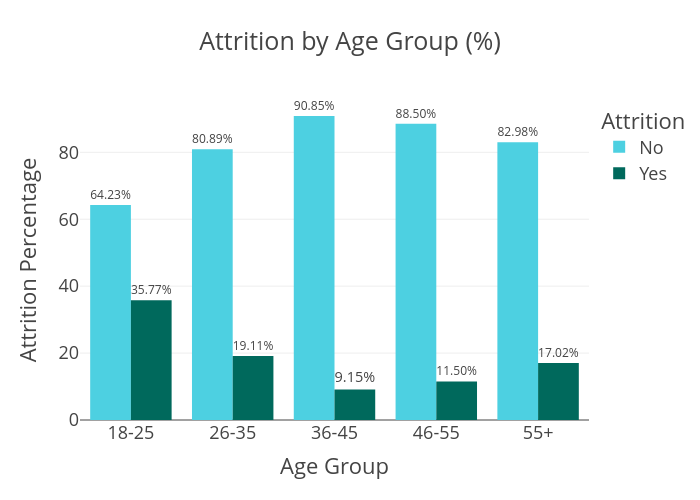

Notebook code for this chart:
### Markdown cell above
## Visualizing Attrition by Age Group

### Code cell
attrition_by_age = HR_Analytics.groupby(['AgeGroup', 'Attrition']).size().reset_index(name='count')
total_per_age = attrition_by_age.groupby('AgeGroup')['count'].transform('sum')
attrition_by_age['percentage'] = round((attrition_by_age['count'] / total_per_age) * 100, 2)

fig = px.bar(attrition_by_age,
             x='AgeGroup',
             y='percentage',
             color='Attrition',
             title='Attrition by Age Group (%)',
             color_discrete_sequence=["#4dd0e1", "#00695c"],
             barmode='group',
             text='percentage',
             width=700,
             height=500)

fig.update_layout(template="presentation",
                  xaxis_title='Age Group',
                  yaxis_title='Attrition Percentage',
                  legend_title=dict(text='Attrition'),
                  paper_bgcolor="rgba(0,0,0,0)",
                  plot_bgcolor="rgba(0,0,0,0)")

fig.update_traces(texttemplate='%{text:.2f}%', textposition='outside')
fig.show()

fig.write_image(os.path.join(results_dir, 'attrition_by_age.jpg'))
fig.write_image(os.path.join(results_dir, 'attrition_by_age.png'))
fig.write_html(os.path.join(results_dir, 'attrition_by_age.html'))

### Figure 1 — Plotly figure (JSON) as saved in the notebook; plotly's stock layout.template omitted (floating-point values rounded to 4 significant figures)
{"data": [{"alignmentgroup": "True", "hovertemplate": "Attrition=No<br>AgeGroup=%{x}<br>percentage=%{text}<extra></extra>", "legendgroup": "No", "marker": {"color": "#4dd0e1", "pattern": {"shape": ""}}, "name": "No", "offsetgroup": "No", "orientation": "v", "showlegend": true, "text": [64.23, 80.89, 90.85, 88.5, 82.98], "textposition": "outside", "texttemplate": "%{text:.2f}%", "type": "bar", "x": ["18-25", "26-35", "36-45", "46-55", "55+"], "xaxis": "x", "y": [64.23, 80.89, 90.85, 88.5, 82.98], "yaxis": "y"}, {"alignmentgroup": "True", "hovertemplate": "Attrition=Yes<br>AgeGroup=%{x}<br>percentage=%{text}<extra></extra>", "legendgroup": "Yes", "marker": {"color": "#00695c", "pattern": {"shape": ""}}, "name": "Yes", "offsetgroup": "Yes", "orientation": "v", "showlegend": true, "text": [35.77, 19.11, 9.15, 11.5, 17.02], "textposition": "outside", "texttemplate": "%{text:.2f}%", "type": "bar", "x": ["18-25", "26-35", "36-45", "46-55", "55+"], "xaxis": "x", "y": [35.77, 19.11, 9.15, 11.5, 17.02], "yaxis": "y"}], "layout": {"barmode": "group", "height": 500, "legend": {"title": {"text": "Attrition"}, "tracegroupgap": 0}, "paper_bgcolor": "rgba(0, 0, 0, 0)", "plot_bgcolor": "rgba(0, 0, 0, 0)", "title": {"text": "Attrition by Age Group (%)"}, "width": 700, "xaxis": {"anchor": "y", "autorange": true, "domain": [0, 1], "range": [-0.5, 4.5], "title": {"text": "Age Group"}, "type": "category"}, "yaxis": {"anchor": "x", "autorange": true, "domain": [0, 1], "range": [0, 95.63], "title": {"text": "Attrition Percentage"}, "type": "linear"}}}
